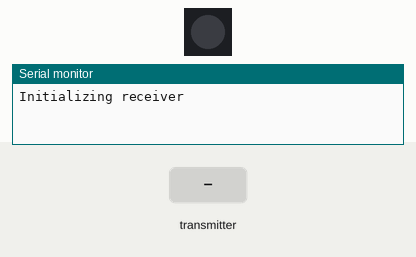
The sketch below on a simulated Arduino Uno, built with avr-gcc and run on an emulated ATmega328P. Parts: 1 RGB LEDs in strip order, left to right, the last lines printed to the serial monitor. The test bench sets the inputs (shaded band). Dim RGB values are drawn brighter than linear; no radio packets arrive unless stated.

Above: at 1.2 s.
1.3 s: the transmitter starts sending code = 0
At 1.45 s:
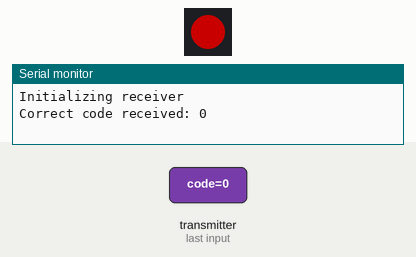
4.3 s: the transmitter starts sending code = 1
At 4.46 s:
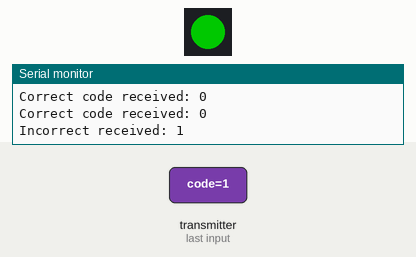
Timing chart, 0 to 7.3 s (numbered marks = the images above; inputs shaded):
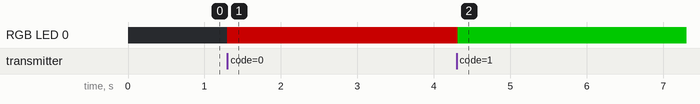

Measured:
- after the input at 1.3 s, RGB LED 0: off → RGB(100, 0, 0) at once

The sketch:

sendCode.ino
```cpp
/* Sketch By Josh Wentworth and Thomas Johnston
 *
 * This sketch is used for both a sender of codes and a receiver of codes
 *
 * Assuming the knob and LED strips are wired as per the Blinky Time spec
 * at 12/15/2015, a sender will send values of it's knob once the knob
 * stops moving. The first 5 LEDs will be blue of the sender as it sends.
 * If the receiver gets a 0, it will blink green for about a second.
 *
 * Role can be reversed by switching the `role` variable between 1 and 0.
 * See inline docs for more info
 */

// For Debugging
//  1. #include <printf.h>
//  2. Add `printf_begin();` after Serial.begin(...
//  3. Dump radio debug info with radio.printDetails()

#include <Adafruit_NeoPixel.h>
#include <SPI.h>
#include "RF24.h"

/*
 * Pin Constants
 */
const int LEDPIN = 2;
const int BUTTONPIN = 3;
const int KNOBPIN = 14;
const int CEPIN = 9;
const int CSNPIN = 10;

/*
 * LED Stuff
 */
const int NUM_LEDS = 1;
Adafruit_NeoPixel strip = Adafruit_NeoPixel(NUM_LEDS, LEDPIN, NEO_GRB + NEO_KHZ800);

void renderStrip(Adafruit_NeoPixel* strip, int g, int r, int b) {
  for (int index = 0; index < NUM_LEDS; index++) {
    strip->setPixelColor(0, g, r, b);
  }
  strip->show();
}

void blinkStrip(Adafruit_NeoPixel* strip, int g, int r, int b) {
  renderStrip (strip, g, r, b);
  delay(300);
  renderStrip (strip, 0, 0, 0);
}

void setupStrip(Adafruit_NeoPixel* strip) {
  strip->begin();
  strip->show();
  renderStrip(strip, 0, 100, 0);
  strip->show();
}

/*
 * Network Stuff
 */
RF24 radio(CEPIN, CSNPIN); // CE, CSN

// Pipes 2-5 only look at the first byte
// try to only make the first byte unique
const byte address[6] = "10000";

const uint8_t pipeNum = 0;

// Used to control whether this node is sending or receiving
// 1 for sender, 0 for receiver
bool role = 0;

/*
 * Knob Stuff
 */
// Knob Reading with throttling
int currentKnobValue = 0;
int lastKnobValue = 0;
int knobBeforeMove = 0;

bool readKnob() {
  currentKnobValue = analogRead(KNOBPIN);
  bool result = false;
  bool isStopped = currentKnobValue == lastKnobValue;
  bool isDifferentFromStart = currentKnobValue != knobBeforeMove;

  // TODO: sometimes value jumps between two numbers and triggers a change
  if (isStopped && isDifferentFromStart) {
    result = true;
    knobBeforeMove = currentKnobValue;
  }

  lastKnobValue = currentKnobValue;
  return result;
}

void setup() {
  Serial.begin(9600);
  radio.begin();
  radio.setPALevel(RF24_PA_MIN);

  setupStrip(&strip);

  // Open a writing and reading pipe on each radio, with opposite addresses
  if(role){
    Serial.println("Initializing sender");
    radio.openWritingPipe(address);
    radio.stopListening();
  } else {
    Serial.println("Initializing receiver");
    radio.openReadingPipe(pipeNum, address);
    radio.startListening();
  }
}

void loop() {
  if (role == 1)  {
    // Sender

    // Clear strip
    renderStrip (&strip, 0, 0, 0);

    // If knob value has changed
    if (readKnob()) {
      const int code = currentKnobValue;
      Serial.print("Sending code: ");
      Serial.println(code);

      renderStrip (&strip, 0, 0, 100);

      // TODO add timeout if write takes too long
      radio.write(&code, sizeof(code));

      renderStrip (&strip, 0, 0, 0);
    }
    delay(500);
  } else if ( role == 0 ) {
    // Receiver

    // Clear strip
    renderStrip (&strip, 0, 0, 0);

    if( radio.available(&pipeNum)){
      int code = 0;
      radio.read(&code, sizeof(code));

      if (code == 0) {
        Serial.print("Correct code received: "); Serial.println(code);
        blinkStrip(&strip, 100, 0, 0);
      } else {
        Serial.print("Incorrect received: "); Serial.println(code);
        blinkStrip(&strip, 0, 100, 0);
      }
    }
  }

  // Respond to serial commands
//  if ( Serial.available() ) {
//    char c = toupper(Serial.read());
//    Serial.print("Received serial communication: ");
//    Serial.println(c);
//
//    if ( c == 'T' && role == 0 ) {
//      Serial.println(F("*** CHANGING TO TRANSMIT ROLE -- PRESS 'R' TO SWITCH BACK"));
//      role = 1;                  // Become the primary transmitter (ping out)
//
//    } else if ( c == 'R' && role == 1 ) {
//      Serial.println(F("*** CHANGING TO RECEIVE ROLE -- PRESS 'T' TO SWITCH BACK"));
//      role = 0;                // Become the primary receiver (pong back)
//      radio.startListening();
//    }
//  }


} // Loop
```
